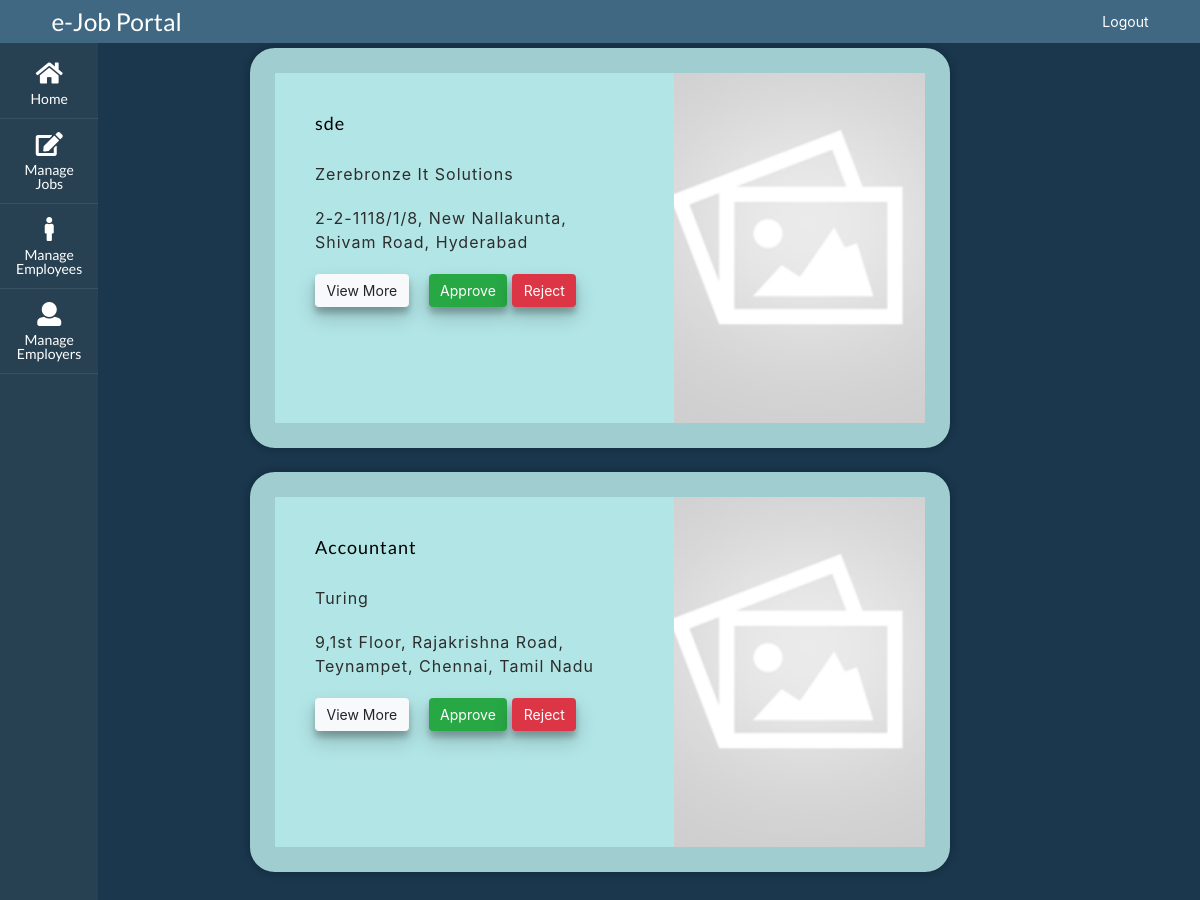
The page /admins/home/ (signed in) on the database its author committed.
### employer/models.py (models this page shows)
class Job(models.Model):
  id = models.BigAutoField(primary_key=True)
  employer_id = models.ForeignKey(Employer, to_field='id', on_delete=models.CASCADE)
  title = models.CharField(max_length=150, null=False, blank=False)
  logo = models.ImageField(upload_to='', blank=True)
  company_name = models.CharField(max_length=300, null=False, blank=False)
  location = models.CharField(max_length=150, null=False, blank=False)
  about = models.CharField(max_length=3000, null=False, blank=False)
  qualifications = models.CharField(max_length=3000, blank=True)
  responsibility = models.CharField(max_length=3000, blank=True)
  experience = models.IntegerField(blank=True, null=True, default = 0)
  job_type = models.CharField(max_length=50, blank=True, choices=jobType)
  package = models.CharField(max_length=150, blank=True)
  skills = models.CharField(max_length=350, blank=True)
  status = models.CharField(max_length=50, default="pending", null=False, blank=False)

### admins/views.py (the view, shortened to what this page needs)
# urls.py: path('home/', adminsHome_view, name='adminsHome_view'),
@login_required
def adminsHome_view(request):
  if request.user.role == 'ADMIN':
    jobs = Job.objects.filter(status='pending')
    confirm = False
    confirmError = ''
    context = {
      'confirm': confirm,
      'confirmError': confirmError,
      'jobs': jobs
    }
    return render(request, 'adm-home.html', context)

### admins/templates/adm-home.html (shortened to what this page needs)
{% extends "base.html" %}
{% block content %}
<div class="page">
  <div class="page-box">
    {% for j in jobs %}
      <div class="empcard ">
        <div class="empcard-description">
          <h2 class="empcard-description-title">{{j.title}}</h2>
          <span class="empcard-description-subtitle">{{j.company_name}}</span>
          <span class="empcard-description-subtitle">{{j.location}}</span>
          <div style="display: flex; gap: 20px;">
            <button class="empcard-btn btn btn-light" onclick="viewEmp('mymodal{{forloop.counter0}}')">View More</button>
            <form action="" method="POST">
              <button class="empcard-btn btn btn-success" type="submit" value="{{j.id}},approved" name="submit">Approve</button>
              <button class="empcard-btn btn btn-danger" type="submit" value="{{j.id}},rejected" name="submit">Reject</button>
            </form>
          </div>
        </div>
        <div class="emp-card-img">
          {% if j.logo %}
            <img class="empcard-image" src={{j.logo.url}}>
          {% else %}
            <img class="empcard-image" src="/media/empty-img.png">
          {% endif %}
        </div>
      </div>
    {% endfor %}
  </div>
</div>
{% endblock %}

### static/style.css (style rules this page uses)
body { height: auto !important; }
.page { background: #1A374D; height: 100%; width: 100%; color: white; min-height: 100vh; }
.page-box { padding: 4vw 10vw; width: 100%; }
.empcard { display: flex; align-items: center; justify-content: space-between; width: 700px; height: 400px; position: relative; color: #2d2d2d; background-color: #b2e5e6; letter-spacing: 1px; border: 25px solid #a0cdcf; border-radius: 25px; overflow: hidden; box-shadow: 0 0 10px rgba(0, 0, 0, 0.3); margin: 0 auto; margin-bottom: 2vw; }
.empcard .empcard-description { display: flex; flex-direction: column; gap: 20px; padding: 40px; width: 100%; height: 100%; }
.empcard .empcard-description .empcard-description-title { color: black; font-size: 18px; }
.empcard .empcard-description .empcard-description-subtitle { display: block; font-size: 16px; }
.emp-card-img { width: 450px; height: 100%; }
.empcard-image { height: 100% !important; width: 100% !important; object-fit: cover !important; }
.empcard-btn { box-shadow: 0 10px 20px rgba(0,0,0,0.19), 0 6px 6px rgba(0,0,0,0.23); }

### rows shown on the page
Job: title "sde", company_name "Zerebronze It Solutions", location "2-2-1118/1/8, New Nallakunta, Shivam Road, Hyderabad", {{ j.id }} 7 (drawn)
Job: title "Accountant", company_name "Turing", location "9,1st Floor, Rajakrishna Road, Teynampet, Chennai, Tamil Nadu", {{ j.id }} 10 (drawn)
